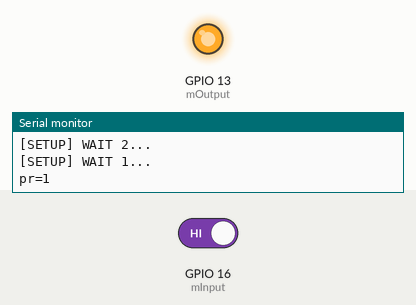
Recording of a sketch running on a simulated ESP8266 (NodeMCU). Shown: output pins drawn as LEDs (lit = HIGH), the last lines printed to the serial monitor. The inputs (shaded band) are chosen by the test bench; at power-on: GPIO 16 (mInput) HIGH. WiFi joins after 1.5 s; servers stay silent unless stated; uploads are accepted with an empty reply.

Above: at 5.2 s.
5.3 s: GPIO 16 (mInput) driven LOW
At 16.3 s:
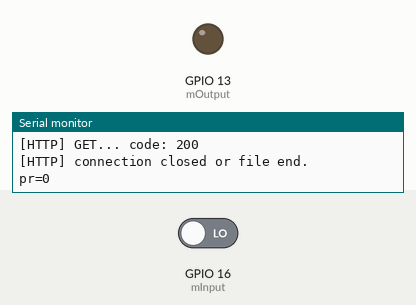
17.2 s: GPIO 16 (mInput) driven HIGH
At 26.3 s:
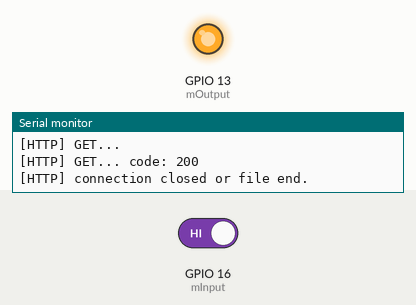
Timing chart, 0 to 27.8 s (numbered marks = the images above; inputs shaded):
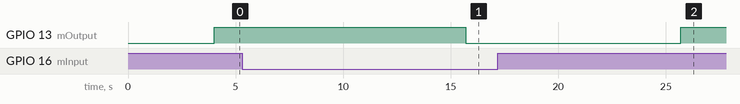

The sketch:

toPHP.ino
```cpp
#include <Arduino.h>

#include <ESP8266WiFi.h>
#include <ESP8266WiFiMulti.h>

#include <ESP8266HTTPClient.h>

#define USE_SERIAL Serial

ESP8266WiFiMulti WiFiMulti;

int mInput = 16;//D0
int mOutput = 13;//D7
int mCount = 0;

void setup() {

    USE_SERIAL.begin(115200);
    // USE_SERIAL.setDebugOutput(true);

    //USE_SERIAL.println();

    for(uint8_t t = 4; t > 0; t--) {
        USE_SERIAL.printf("[SETUP] WAIT %d...\n", t);
        USE_SERIAL.flush();
        delay(1000);
    }

    WiFiMulti.addAP("不要點我", "12345678");
    //WiFiMulti.addAP("42Y076832", "0423959072");

    pinMode(mInput, INPUT);
    pinMode(mOutput, OUTPUT);

    digitalWrite(mOutput, LOW);
}

void loop() {
    // wait for WiFi connection

    int pr = digitalRead(mInput);
    USE_SERIAL.print("pr=");
    USE_SERIAL.println(pr);

    if(pr == 0)
    {
      digitalWrite(mOutput, LOW);
    }
    else
    {
      digitalWrite(mOutput, HIGH);
    }

    if((WiFiMulti.run() == WL_CONNECTED) && pr == 1) {

        mCount++;

        HTTPClient http;

        USE_SERIAL.print("[HTTP] begin...\n");

        String str = String(mCount);
        // configure server and url
        http.begin("http://35.201.230.229/addSQL.php?name=a001&co2=danger&pm25="+str);
        //http.begin("192.168.1.12", 80, "/test.html");

        USE_SERIAL.print("[HTTP] GET...\n");
        // start connection and send HTTP header
        int httpCode = http.GET();
        if(httpCode > 0) {
            // HTTP header has been send and Server response header has been handled
            USE_SERIAL.printf("[HTTP] GET... code: %d\n", httpCode);

            // file found at server
            if(httpCode == HTTP_CODE_OK) {

                // get lenght of document (is -1 when Server sends no Content-Length header)
                int len = http.getSize();

                // create buffer for read
                uint8_t buff[128] = { 0 };

                // get tcp stream
                WiFiClient * stream = http.getStreamPtr();

                // read all data from server
                while(http.connected() && (len > 0 || len == -1)) {
                    // get available data size
                    size_t size = stream->available();

                    if(size) {
                        // read up to 128 byte
                        int c = stream->readBytes(buff, ((size > sizeof(buff)) ? sizeof(buff) : size));

                        // write it to Serial
                        USE_SERIAL.write(buff, c);

                        if(len > 0) {
                            len -= c;
                        }
                    }
                    delay(1);
                }

                USE_SERIAL.println();
                USE_SERIAL.print("[HTTP] connection closed or file end.\n");

            }
        } else {
            USE_SERIAL.printf("[HTTP] GET... failed, error: %s\n", http.errorToString(httpCode).c_str());
        }

        http.end();
    }

    delay(10000);
}
```

Measured:
- after the input at 5.3 s, GPIO 13 (mOutput): HIGH → LOW after 10.4 s
- after the input at 17.2 s, GPIO 13 (mOutput): LOW → HIGH after 8.5 s
